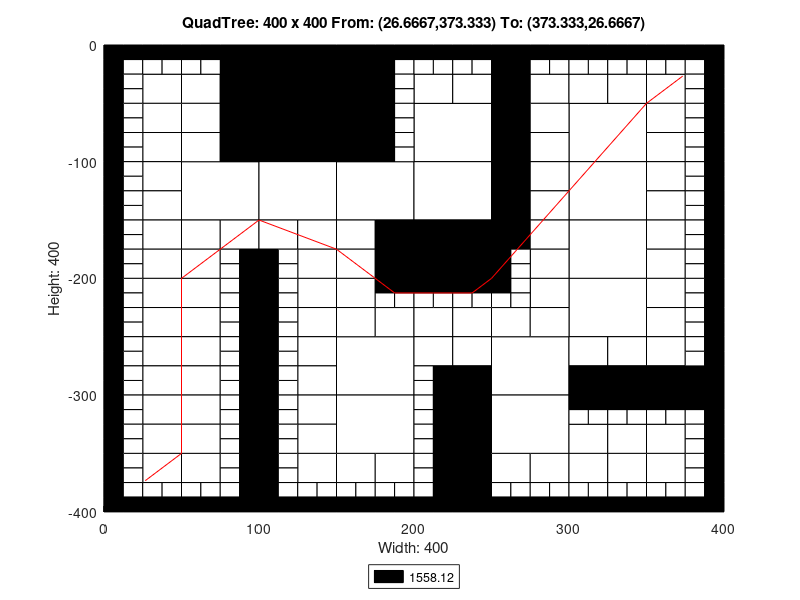

The MATLAB source for this figure:
axis([0 400 -400 0]);
title('QuadTree: 400 x 400 From: (26.6667,373.333) To: (373.333,26.6667)');
xlabel('Width: 400');
ylabel('Height: 400');
rectangle('Position',[100 -50 50 50], 'FaceColor',[0 0 0]);
rectangle('Position',[100 -100 50 50], 'FaceColor',[0 0 0]);
rectangle('Position',[50 -150 50 50], 'FaceColor',[1 1 1]);
rectangle('Position',[100 -150 50 50], 'FaceColor',[1 1 1]);
rectangle('Position',[150 -150 50 50], 'FaceColor',[1 1 1]);
rectangle('Position',[200 -100 50 50], 'FaceColor',[1 1 1]);
rectangle('Position',[300 -100 50 50], 'FaceColor',[1 1 1]);
rectangle('Position',[200 -150 50 50], 'FaceColor',[1 1 1]);
rectangle('Position',[200 -200 50 50], 'FaceColor',[0 0 0]);
rectangle('Position',[300 -150 50 50], 'FaceColor',[1 1 1]);
rectangle('Position',[300 -200 50 50], 'FaceColor',[1 1 1]);
rectangle('Position',[150 -300 50 50], 'FaceColor',[1 1 1]);
rectangle('Position',[150 -350 50 50], 'FaceColor',[1 1 1]);
rectangle('Position',[250 -300 50 50], 'FaceColor',[1 1 1]);
rectangle('Position',[300 -250 50 50], 'FaceColor',[1 1 1]);
rectangle('Position',[250 -350 50 50], 'FaceColor',[1 1 1]);
rectangle('Position',[25 -50 25 25], 'FaceColor',[1 1 1]);
rectangle('Position',[75 -25 25 25], 'FaceColor',[0 0 0]);
rectangle('Position',[50 -50 25 25], 'FaceColor',[1 1 1]);
rectangle('Position',[75 -50 25 25], 'FaceColor',[0 0 0]);
rectangle('Position',[25 -75 25 25], 'FaceColor',[1 1 1]);
rectangle('Position',[25 -100 25 25], 'FaceColor',[1 1 1]);
rectangle('Position',[50 -75 25 25], 'FaceColor',[1 1 1]);
rectangle('Position',[75 -75 25 25], 'FaceColor',[0 0 0]);
rectangle('Position',[50 -100 25 25], 'FaceColor',[1 1 1]);
rectangle('Position',[75 -100 25 25], 'FaceColor',[0 0 0]);
rectangle('Position',[150 -25 25 25], 'FaceColor',[0 0 0]);
rectangle('Position',[150 -50 25 25], 'FaceColor',[0 0 0]);
rectangle('Position',[150 -75 25 25], 'FaceColor',[0 0 0]);
rectangle('Position',[150 -100 25 25], 'FaceColor',[0 0 0]);
rectangle('Position',[25 -125 25 25], 'FaceColor',[1 1 1]);
rectangle('Position',[25 -150 25 25], 'FaceColor',[1 1 1]);
rectangle('Position',[25 -175 25 25], 'FaceColor',[1 1 1]);
rectangle('Position',[25 -200 25 25], 'FaceColor',[1 1 1]);
rectangle('Position',[50 -175 25 25], 'FaceColor',[1 1 1]);
rectangle('Position',[75 -175 25 25], 'FaceColor',[1 1 1]);
rectangle('Position',[50 -200 25 25], 'FaceColor',[1 1 1]);
rectangle('Position',[100 -175 25 25], 'FaceColor',[1 1 1]);
rectangle('Position',[125 -175 25 25], 'FaceColor',[1 1 1]);
rectangle('Position',[125 -200 25 25], 'FaceColor',[1 1 1]);
rectangle('Position',[150 -175 25 25], 'FaceColor',[1 1 1]);
rectangle('Position',[175 -175 25 25], 'FaceColor',[0 0 0]);
rectangle('Position',[150 -200 25 25], 'FaceColor',[1 1 1]);
rectangle('Position',[175 -200 25 25], 'FaceColor',[0 0 0]);
rectangle('Position',[200 -50 25 25], 'FaceColor',[1 1 1]);
rectangle('Position',[225 -50 25 25], 'FaceColor',[1 1 1]);
rectangle('Position',[250 -25 25 25], 'FaceColor',[0 0 0]);
rectangle('Position',[250 -50 25 25], 'FaceColor',[0 0 0]);
rectangle('Position',[275 -50 25 25], 'FaceColor',[1 1 1]);
rectangle('Position',[250 -75 25 25], 'FaceColor',[0 0 0]);
rectangle('Position',[275 -75 25 25], 'FaceColor',[1 1 1]);
rectangle('Position',[250 -100 25 25], 'FaceColor',[0 0 0]);
rectangle('Position',[275 -100 25 25], 'FaceColor',[1 1 1]);
rectangle('Position',[300 -50 25 25], 'FaceColor',[1 1 1]);
rectangle('Position',[325 -50 25 25], 'FaceColor',[1 1 1]);
rectangle('Position',[350 -50 25 25], 'FaceColor',[1 1 1]);
rectangle('Position',[350 -75 25 25], 'FaceColor',[1 1 1]);
rectangle('Position',[350 -100 25 25], 'FaceColor',[1 1 1]);
rectangle('Position',[250 -125 25 25], 'FaceColor',[0 0 0]);
rectangle('Position',[275 -125 25 25], 'FaceColor',[1 1 1]);
rectangle('Position',[250 -150 25 25], 'FaceColor',[0 0 0]);
rectangle('Position',[275 -150 25 25], 'FaceColor',[1 1 1]);
rectangle('Position',[250 -175 25 25], 'FaceColor',[0 0 0]);
rectangle('Position',[275 -175 25 25], 'FaceColor',[1 1 1]);
rectangle('Position',[275 -200 25 25], 'FaceColor',[1 1 1]);
rectangle('Position',[350 -125 25 25], 'FaceColor',[1 1 1]);
rectangle('Position',[350 -150 25 25], 'FaceColor',[1 1 1]);
rectangle('Position',[350 -175 25 25], 'FaceColor',[1 1 1]);
rectangle('Position',[350 -200 25 25], 'FaceColor',[1 1 1]);
rectangle('Position',[25 -225 25 25], 'FaceColor',[1 1 1]);
rectangle('Position',[25 -250 25 25], 'FaceColor',[1 1 1]);
rectangle('Position',[50 -225 25 25], 'FaceColor',[1 1 1]);
rectangle('Position',[50 -250 25 25], 'FaceColor',[1 1 1]);
rectangle('Position',[25 -275 25 25], 'FaceColor',[1 1 1]);
rectangle('Position',[25 -300 25 25], 'FaceColor',[1 1 1]);
rectangle('Position',[50 -275 25 25], 'FaceColor',[1 1 1]);
rectangle('Position',[50 -300 25 25], 'FaceColor',[1 1 1]);
rectangle('Position',[125 -225 25 25], 'FaceColor',[1 1 1]);
rectangle('Position',[125 -250 25 25], 'FaceColor',[1 1 1]);
rectangle('Position',[150 -225 25 25], 'FaceColor',[1 1 1]);
rectangle('Position',[150 -250 25 25], 'FaceColor',[1 1 1]);
rectangle('Position',[175 -250 25 25], 'FaceColor',[1 1 1]);
rectangle('Position',[125 -275 25 25], 'FaceColor',[1 1 1]);
rectangle('Position',[125 -300 25 25], 'FaceColor',[1 1 1]);
rectangle('Position',[25 -325 25 25], 'FaceColor',[1 1 1]);
rectangle('Position',[25 -350 25 25], 'FaceColor',[1 1 1]);
rectangle('Position',[50 -325 25 25], 'FaceColor',[1 1 1]);
rectangle('Position',[50 -350 25 25], 'FaceColor',[1 1 1]);
rectangle('Position',[25 -375 25 25], 'FaceColor',[1 1 1]);
rectangle('Position',[50 -375 25 25], 'FaceColor',[1 1 1]);
rectangle('Position',[125 -325 25 25], 'FaceColor',[1 1 1]);
rectangle('Position',[125 -350 25 25], 'FaceColor',[1 1 1]);
rectangle('Position',[125 -375 25 25], 'FaceColor',[1 1 1]);
rectangle('Position',[150 -375 25 25], 'FaceColor',[1 1 1]);
rectangle('Position',[175 -375 25 25], 'FaceColor',[1 1 1]);
rectangle('Position',[200 -250 25 25], 'FaceColor',[1 1 1]);
rectangle('Position',[225 -250 25 25], 'FaceColor',[1 1 1]);
rectangle('Position',[275 -225 25 25], 'FaceColor',[1 1 1]);
rectangle('Position',[250 -250 25 25], 'FaceColor',[1 1 1]);
rectangle('Position',[275 -250 25 25], 'FaceColor',[1 1 1]);
rectangle('Position',[200 -275 25 25], 'FaceColor',[1 1 1]);
rectangle('Position',[225 -275 25 25], 'FaceColor',[1 1 1]);
rectangle('Position',[225 -300 25 25], 'FaceColor',[0 0 0]);
rectangle('Position',[350 -225 25 25], 'FaceColor',[1 1 1]);
rectangle('Position',[350 -250 25 25], 'FaceColor',[1 1 1]);
rectangle('Position',[300 -275 25 25], 'FaceColor',[1 1 1]);
rectangle('Position',[325 -275 25 25], 'FaceColor',[1 1 1]);
rectangle('Position',[300 -300 25 25], 'FaceColor',[0 0 0]);
rectangle('Position',[325 -300 25 25], 'FaceColor',[0 0 0]);
rectangle('Position',[350 -275 25 25], 'FaceColor',[1 1 1]);
rectangle('Position',[350 -300 25 25], 'FaceColor',[0 0 0]);
rectangle('Position',[375 -300 25 25], 'FaceColor',[0 0 0]);
rectangle('Position',[225 -325 25 25], 'FaceColor',[0 0 0]);
rectangle('Position',[225 -350 25 25], 'FaceColor',[0 0 0]);
rectangle('Position',[225 -375 25 25], 'FaceColor',[0 0 0]);
rectangle('Position',[225 -400 25 25], 'FaceColor',[0 0 0]);
rectangle('Position',[250 -375 25 25], 'FaceColor',[1 1 1]);
rectangle('Position',[275 -375 25 25], 'FaceColor',[1 1 1]);
rectangle('Position',[300 -350 25 25], 'FaceColor',[1 1 1]);
rectangle('Position',[325 -350 25 25], 'FaceColor',[1 1 1]);
rectangle('Position',[350 -350 25 25], 'FaceColor',[1 1 1]);
rectangle('Position',[300 -375 25 25], 'FaceColor',[1 1 1]);
rectangle('Position',[325 -375 25 25], 'FaceColor',[1 1 1]);
rectangle('Position',[350 -375 25 25], 'FaceColor',[1 1 1]);
rectangle('Position',[0 -12.5 12.5 12.5], 'FaceColor',[0 0 0]);
rectangle('Position',[12.5 -12.5 12.5 12.5], 'FaceColor',[0 0 0]);
rectangle('Position',[0 -25 12.5 12.5], 'FaceColor',[0 0 0]);
rectangle('Position',[12.5 -25 12.5 12.5], 'FaceColor',[1 1 1]);
rectangle('Position',[25 -12.5 12.5 12.5], 'FaceColor',[0 0 0]);
rectangle('Position',[37.5 -12.5 12.5 12.5], 'FaceColor',[0 0 0]);
rectangle('Position',[25 -25 12.5 12.5], 'FaceColor',[1 1 1]);
rectangle('Position',[37.5 -25 12.5 12.5], 'FaceColor',[1 1 1]);
rectangle('Position',[0 -37.5 12.5 12.5], 'FaceColor',[0 0 0]);
rectangle('Position',[12.5 -37.5 12.5 12.5], 'FaceColor',[1 1 1]);
rectangle('Position',[0 -50 12.5 12.5], 'FaceColor',[0 0 0]);
rectangle('Position',[12.5 -50 12.5 12.5], 'FaceColor',[1 1 1]);
rectangle('Position',[50 -12.5 12.5 12.5], 'FaceColor',[0 0 0]);
rectangle('Position',[62.5 -12.5 12.5 12.5], 'FaceColor',[0 0 0]);
rectangle('Position',[50 -25 12.5 12.5], 'FaceColor',[1 1 1]);
rectangle('Position',[62.5 -25 12.5 12.5], 'FaceColor',[1 1 1]);
rectangle('Position',[0 -62.5 12.5 12.5], 'FaceColor',[0 0 0]);
rectangle('Position',[12.5 -62.5 12.5 12.5], 'FaceColor',[1 1 1]);
rectangle('Position',[0 -75 12.5 12.5], 'FaceColor',[0 0 0]);
rectangle('Position',[12.5 -75 12.5 12.5], 'FaceColor',[1 1 1]);
rectangle('Position',[0 -87.5 12.5 12.5], 'FaceColor',[0 0 0]);
rectangle('Position',[12.5 -87.5 12.5 12.5], 'FaceColor',[1 1 1]);
rectangle('Position',[0 -100 12.5 12.5], 'FaceColor',[0 0 0]);
rectangle('Position',[12.5 -100 12.5 12.5], 'FaceColor',[1 1 1]);
rectangle('Position',[175 -12.5 12.5 12.5], 'FaceColor',[0 0 0]);
rectangle('Position',[187.5 -12.5 12.5 12.5], 'FaceColor',[0 0 0]);
rectangle('Position',[175 -25 12.5 12.5], 'FaceColor',[0 0 0]);
rectangle('Position',[187.5 -25 12.5 12.5], 'FaceColor',[1 1 1]);
rectangle('Position',[175 -37.5 12.5 12.5], 'FaceColor',[0 0 0]);
rectangle('Position',[187.5 -37.5 12.5 12.5], 'FaceColor',[1 1 1]);
rectangle('Position',[175 -50 12.5 12.5], 'FaceColor',[0 0 0]);
rectangle('Position',[187.5 -50 12.5 12.5], 'FaceColor',[1 1 1]);
rectangle('Position',[175 -62.5 12.5 12.5], 'FaceColor',[0 0 0]);
rectangle('Position',[187.5 -62.5 12.5 12.5], 'FaceColor',[1 1 1]);
rectangle('Position',[175 -75 12.5 12.5], 'FaceColor',[0 0 0]);
rectangle('Position',[187.5 -75 12.5 12.5], 'FaceColor',[1 1 1]);
rectangle('Position',[175 -87.5 12.5 12.5], 'FaceColor',[0 0 0]);
rectangle('Position',[187.5 -87.5 12.5 12.5], 'FaceColor',[1 1 1]);
rectangle('Position',[175 -100 12.5 12.5], 'FaceColor',[0 0 0]);
rectangle('Position',[187.5 -100 12.5 12.5], 'FaceColor',[1 1 1]);
rectangle('Position',[0 -112.5 12.5 12.5], 'FaceColor',[0 0 0]);
rectangle('Position',[12.5 -112.5 12.5 12.5], 'FaceColor',[1 1 1]);
rectangle('Position',[0 -125 12.5 12.5], 'FaceColor',[0 0 0]);
rectangle('Position',[12.5 -125 12.5 12.5], 'FaceColor',[1 1 1]);
rectangle('Position',[0 -137.5 12.5 12.5], 'FaceColor',[0 0 0]);
rectangle('Position',[12.5 -137.5 12.5 12.5], 'FaceColor',[1 1 1]);
rectangle('Position',[0 -150 12.5 12.5], 'FaceColor',[0 0 0]);
rectangle('Position',[12.5 -150 12.5 12.5], 'FaceColor',[1 1 1]);
rectangle('Position',[0 -162.5 12.5 12.5], 'FaceColor',[0 0 0]);
rectangle('Position',[12.5 -162.5 12.5 12.5], 'FaceColor',[1 1 1]);
rectangle('Position',[0 -175 12.5 12.5], 'FaceColor',[0 0 0]);
rectangle('Position',[12.5 -175 12.5 12.5], 'FaceColor',[1 1 1]);
rectangle('Position',[0 -187.5 12.5 12.5], 'FaceColor',[0 0 0]);
rectangle('Position',[12.5 -187.5 12.5 12.5], 'FaceColor',[1 1 1]);
rectangle('Position',[0 -200 12.5 12.5], 'FaceColor',[0 0 0]);
rectangle('Position',[12.5 -200 12.5 12.5], 'FaceColor',[1 1 1]);
rectangle('Position',[75 -187.5 12.5 12.5], 'FaceColor',[1 1 1]);
rectangle('Position',[87.5 -187.5 12.5 12.5], 'FaceColor',[0 0 0]);
rectangle('Position',[75 -200 12.5 12.5], 'FaceColor',[1 1 1]);
rectangle('Position',[87.5 -200 12.5 12.5], 'FaceColor',[0 0 0]);
rectangle('Position',[100 -187.5 12.5 12.5], 'FaceColor',[0 0 0]);
rectangle('Position',[112.5 -187.5 12.5 12.5], 'FaceColor',[1 1 1]);
rectangle('Position',[100 -200 12.5 12.5], 'FaceColor',[0 0 0]);
rectangle('Position',[112.5 -200 12.5 12.5], 'FaceColor',[1 1 1]);
rectangle('Position',[200 -12.5 12.5 12.5], 'FaceColor',[0 0 0]);
rectangle('Position',[212.5 -12.5 12.5 12.5], 'FaceColor',[0 0 0]);
rectangle('Position',[200 -25 12.5 12.5], 'FaceColor',[1 1 1]);
rectangle('Position',[212.5 -25 12.5 12.5], 'FaceColor',[1 1 1]);
rectangle('Position',[225 -12.5 12.5 12.5], 'FaceColor',[0 0 0]);
rectangle('Position',[237.5 -12.5 12.5 12.5], 'FaceColor',[0 0 0]);
rectangle('Position',[225 -25 12.5 12.5], 'FaceColor',[1 1 1]);
rectangle('Position',[237.5 -25 12.5 12.5], 'FaceColor',[1 1 1]);
rectangle('Position',[275 -12.5 12.5 12.5], 'FaceColor',[0 0 0]);
rectangle('Position',[287.5 -12.5 12.5 12.5], 'FaceColor',[0 0 0]);
rectangle('Position',[275 -25 12.5 12.5], 'FaceColor',[1 1 1]);
rectangle('Position',[287.5 -25 12.5 12.5], 'FaceColor',[1 1 1]);
rectangle('Position',[300 -12.5 12.5 12.5], 'FaceColor',[0 0 0]);
rectangle('Position',[312.5 -12.5 12.5 12.5], 'FaceColor',[0 0 0]);
rectangle('Position',[300 -25 12.5 12.5], 'FaceColor',[1 1 1]);
rectangle('Position',[312.5 -25 12.5 12.5], 'FaceColor',[1 1 1]);
rectangle('Position',[325 -12.5 12.5 12.5], 'FaceColor',[0 0 0]);
rectangle('Position',[337.5 -12.5 12.5 12.5], 'FaceColor',[0 0 0]);
rectangle('Position',[325 -25 12.5 12.5], 'FaceColor',[1 1 1]);
rectangle('Position',[337.5 -25 12.5 12.5], 'FaceColor',[1 1 1]);
rectangle('Position',[350 -12.5 12.5 12.5], 'FaceColor',[0 0 0]);
rectangle('Position',[362.5 -12.5 12.5 12.5], 'FaceColor',[0 0 0]);
rectangle('Position',[350 -25 12.5 12.5], 'FaceColor',[1 1 1]);
rectangle('Position',[362.5 -25 12.5 12.5], 'FaceColor',[1 1 1]);
rectangle('Position',[375 -12.5 12.5 12.5], 'FaceColor',[0 0 0]);
rectangle('Position',[387.5 -12.5 12.5 12.5], 'FaceColor',[0 0 0]);
rectangle('Position',[375 -25 12.5 12.5], 'FaceColor',[1 1 1]);
rectangle('Position',[387.5 -25 12.5 12.5], 'FaceColor',[0 0 0]);
rectangle('Position',[375 -37.5 12.5 12.5], 'FaceColor',[1 1 1]);
rectangle('Position',[387.5 -37.5 12.5 12.5], 'FaceColor',[0 0 0]);
rectangle('Position',[375 -50 12.5 12.5], 'FaceColor',[1 1 1]);
rectangle('Position',[387.5 -50 12.5 12.5], 'FaceColor',[0 0 0]);
rectangle('Position',[375 -62.5 12.5 12.5], 'FaceColor',[1 1 1]);
rectangle('Position',[387.5 -62.5 12.5 12.5], 'FaceColor',[0 0 0]);
rectangle('Position',[375 -75 12.5 12.5], 'FaceColor',[1 1 1]);
rectangle('Position',[387.5 -75 12.5 12.5], 'FaceColor',[0 0 0]);
rectangle('Position',[375 -87.5 12.5 12.5], 'FaceColor',[1 1 1]);
rectangle('Position',[387.5 -87.5 12.5 12.5], 'FaceColor',[0 0 0]);
rectangle('Position',[375 -100 12.5 12.5], 'FaceColor',[1 1 1]);
rectangle('Position',[387.5 -100 12.5 12.5], 'FaceColor',[0 0 0]);
rectangle('Position',[250 -187.5 12.5 12.5], 'FaceColor',[0 0 0]);
rectangle('Position',[262.5 -187.5 12.5 12.5], 'FaceColor',[1 1 1]);
rectangle('Position',[250 -200 12.5 12.5], 'FaceColor',[0 0 0]);
rectangle('Position',[262.5 -200 12.5 12.5], 'FaceColor',[1 1 1]);
rectangle('Position',[375 -112.5 12.5 12.5], 'FaceColor',[1 1 1]);
rectangle('Position',[387.5 -112.5 12.5 12.5], 'FaceColor',[0 0 0]);
rectangle('Position',[375 -125 12.5 12.5], 'FaceColor',[1 1 1]);
rectangle('Position',[387.5 -125 12.5 12.5], 'FaceColor',[0 0 0]);
rectangle('Position',[375 -137.5 12.5 12.5], 'FaceColor',[1 1 1]);
rectangle('Position',[387.5 -137.5 12.5 12.5], 'FaceColor',[0 0 0]);
rectangle('Position',[375 -150 12.5 12.5], 'FaceColor',[1 1 1]);
rectangle('Position',[387.5 -150 12.5 12.5], 'FaceColor',[0 0 0]);
rectangle('Position',[375 -162.5 12.5 12.5], 'FaceColor',[1 1 1]);
rectangle('Position',[387.5 -162.5 12.5 12.5], 'FaceColor',[0 0 0]);
rectangle('Position',[375 -175 12.5 12.5], 'FaceColor',[1 1 1]);
rectangle('Position',[387.5 -175 12.5 12.5], 'FaceColor',[0 0 0]);
rectangle('Position',[375 -187.5 12.5 12.5], 'FaceColor',[1 1 1]);
rectangle('Position',[387.5 -187.5 12.5 12.5], 'FaceColor',[0 0 0]);
rectangle('Position',[375 -200 12.5 12.5], 'FaceColor',[1 1 1]);
rectangle('Position',[387.5 -200 12.5 12.5], 'FaceColor',[0 0 0]);
rectangle('Position',[0 -212.5 12.5 12.5], 'FaceColor',[0 0 0]);
rectangle('Position',[12.5 -212.5 12.5 12.5], 'FaceColor',[1 1 1]);
rectangle('Position',[0 -225 12.5 12.5], 'FaceColor',[0 0 0]);
rectangle('Position',[12.5 -225 12.5 12.5], 'FaceColor',[1 1 1]);
rectangle('Position',[0 -237.5 12.5 12.5], 'FaceColor',[0 0 0]);
rectangle('Position',[12.5 -237.5 12.5 12.5], 'FaceColor',[1 1 1]);
rectangle('Position',[0 -250 12.5 12.5], 'FaceColor',[0 0 0]);
rectangle('Position',[12.5 -250 12.5 12.5], 'FaceColor',[1 1 1]);
rectangle('Position',[75 -212.5 12.5 12.5], 'FaceColor',[1 1 1]);
rectangle('Position',[87.5 -212.5 12.5 12.5], 'FaceColor',[0 0 0]);
rectangle('Position',[75 -225 12.5 12.5], 'FaceColor',[1 1 1]);
rectangle('Position',[87.5 -225 12.5 12.5], 'FaceColor',[0 0 0]);
rectangle('Position',[75 -237.5 12.5 12.5], 'FaceColor',[1 1 1]);
rectangle('Position',[87.5 -237.5 12.5 12.5], 'FaceColor',[0 0 0]);
rectangle('Position',[75 -250 12.5 12.5], 'FaceColor',[1 1 1]);
rectangle('Position',[87.5 -250 12.5 12.5], 'FaceColor',[0 0 0]);
rectangle('Position',[0 -262.5 12.5 12.5], 'FaceColor',[0 0 0]);
rectangle('Position',[12.5 -262.5 12.5 12.5], 'FaceColor',[1 1 1]);
rectangle('Position',[0 -275 12.5 12.5], 'FaceColor',[0 0 0]);
rectangle('Position',[12.5 -275 12.5 12.5], 'FaceColor',[1 1 1]);
rectangle('Position',[0 -287.5 12.5 12.5], 'FaceColor',[0 0 0]);
rectangle('Position',[12.5 -287.5 12.5 12.5], 'FaceColor',[1 1 1]);
rectangle('Position',[0 -300 12.5 12.5], 'FaceColor',[0 0 0]);
rectangle('Position',[12.5 -300 12.5 12.5], 'FaceColor',[1 1 1]);
rectangle('Position',[75 -262.5 12.5 12.5], 'FaceColor',[1 1 1]);
rectangle('Position',[87.5 -262.5 12.5 12.5], 'FaceColor',[0 0 0]);
rectangle('Position',[75 -275 12.5 12.5], 'FaceColor',[1 1 1]);
rectangle('Position',[87.5 -275 12.5 12.5], 'FaceColor',[0 0 0]);
rectangle('Position',[75 -287.5 12.5 12.5], 'FaceColor',[1 1 1]);
rectangle('Position',[87.5 -287.5 12.5 12.5], 'FaceColor',[0 0 0]);
rectangle('Position',[75 -300 12.5 12.5], 'FaceColor',[1 1 1]);
rectangle('Position',[87.5 -300 12.5 12.5], 'FaceColor',[0 0 0]);
rectangle('Position',[100 -212.5 12.5 12.5], 'FaceColor',[0 0 0]);
rectangle('Position',[112.5 -212.5 12.5 12.5], 'FaceColor',[1 1 1]);
rectangle('Position',[100 -225 12.5 12.5], 'FaceColor',[0 0 0]);
rectangle('Position',[112.5 -225 12.5 12.5], 'FaceColor',[1 1 1]);
rectangle('Position',[100 -237.5 12.5 12.5], 'FaceColor',[0 0 0]);
rectangle('Position',[112.5 -237.5 12.5 12.5], 'FaceColor',[1 1 1]);
rectangle('Position',[100 -250 12.5 12.5], 'FaceColor',[0 0 0]);
rectangle('Position',[112.5 -250 12.5 12.5], 'FaceColor',[1 1 1]);
rectangle('Position',[175 -212.5 12.5 12.5], 'FaceColor',[0 0 0]);
rectangle('Position',[187.5 -212.5 12.5 12.5], 'FaceColor',[0 0 0]);
rectangle('Position',[175 -225 12.5 12.5], 'FaceColor',[1 1 1]);
rectangle('Position',[187.5 -225 12.5 12.5], 'FaceColor',[1 1 1]);
rectangle('Position',[100 -262.5 12.5 12.5], 'FaceColor',[0 0 0]);
rectangle('Position',[112.5 -262.5 12.5 12.5], 'FaceColor',[1 1 1]);
rectangle('Position',[100 -275 12.5 12.5], 'FaceColor',[0 0 0]);
rectangle('Position',[112.5 -275 12.5 12.5], 'FaceColor',[1 1 1]);
rectangle('Position',[100 -287.5 12.5 12.5], 'FaceColor',[0 0 0]);
rectangle('Position',[112.5 -287.5 12.5 12.5], 'FaceColor',[1 1 1]);
rectangle('Position',[100 -300 12.5 12.5], 'FaceColor',[0 0 0]);
rectangle('Position',[112.5 -300 12.5 12.5], 'FaceColor',[1 1 1]);
rectangle('Position',[0 -312.5 12.5 12.5], 'FaceColor',[0 0 0]);
rectangle('Position',[12.5 -312.5 12.5 12.5], 'FaceColor',[1 1 1]);
rectangle('Position',[0 -325 12.5 12.5], 'FaceColor',[0 0 0]);
rectangle('Position',[12.5 -325 12.5 12.5], 'FaceColor',[1 1 1]);
rectangle('Position',[0 -337.5 12.5 12.5], 'FaceColor',[0 0 0]);
rectangle('Position',[12.5 -337.5 12.5 12.5], 'FaceColor',[1 1 1]);
rectangle('Position',[0 -350 12.5 12.5], 'FaceColor',[0 0 0]);
rectangle('Position',[12.5 -350 12.5 12.5], 'FaceColor',[1 1 1]);
rectangle('Position',[75 -312.5 12.5 12.5], 'FaceColor',[1 1 1]);
rectangle('Position',[87.5 -312.5 12.5 12.5], 'FaceColor',[0 0 0]);
rectangle('Position',[75 -325 12.5 12.5], 'FaceColor',[1 1 1]);
rectangle('Position',[87.5 -325 12.5 12.5], 'FaceColor',[0 0 0]);
rectangle('Position',[75 -337.5 12.5 12.5], 'FaceColor',[1 1 1]);
rectangle('Position',[87.5 -337.5 12.5 12.5], 'FaceColor',[0 0 0]);
rectangle('Position',[75 -350 12.5 12.5], 'FaceColor',[1 1 1]);
rectangle('Position',[87.5 -350 12.5 12.5], 'FaceColor',[0 0 0]);
rectangle('Position',[0 -362.5 12.5 12.5], 'FaceColor',[0 0 0]);
rectangle('Position',[12.5 -362.5 12.5 12.5], 'FaceColor',[1 1 1]);
rectangle('Position',[0 -375 12.5 12.5], 'FaceColor',[0 0 0]);
rectangle('Position',[12.5 -375 12.5 12.5], 'FaceColor',[1 1 1]);
rectangle('Position',[0 -387.5 12.5 12.5], 'FaceColor',[0 0 0]);
rectangle('Position',[12.5 -387.5 12.5 12.5], 'FaceColor',[1 1 1]);
rectangle('Position',[0 -400 12.5 12.5], 'FaceColor',[0 0 0]);
rectangle('Position',[12.5 -400 12.5 12.5], 'FaceColor',[0 0 0]);
rectangle('Position',[25 -387.5 12.5 12.5], 'FaceColor',[1 1 1]);
rectangle('Position',[37.5 -387.5 12.5 12.5], 'FaceColor',[1 1 1]);
rectangle('Position',[25 -400 12.5 12.5], 'FaceColor',[0 0 0]);
rectangle('Position',[37.5 -400 12.5 12.5], 'FaceColor',[0 0 0]);
rectangle('Position',[75 -362.5 12.5 12.5], 'FaceColor',[1 1 1]);
rectangle('Position',[87.5 -362.5 12.5 12.5], 'FaceColor',[0 0 0]);
rectangle('Position',[75 -375 12.5 12.5], 'FaceColor',[1 1 1]);
rectangle('Position',[87.5 -375 12.5 12.5], 'FaceColor',[0 0 0]);
rectangle('Position',[50 -387.5 12.5 12.5], 'FaceColor',[1 1 1]);
rectangle('Position',[62.5 -387.5 12.5 12.5], 'FaceColor',[1 1 1]);
rectangle('Position',[50 -400 12.5 12.5], 'FaceColor',[0 0 0]);
rectangle('Position',[62.5 -400 12.5 12.5], 'FaceColor',[0 0 0]);
rectangle('Position',[75 -387.5 12.5 12.5], 'FaceColor',[1 1 1]);
rectangle('Position',[87.5 -387.5 12.5 12.5], 'FaceColor',[0 0 0]);
rectangle('Position',[75 -400 12.5 12.5], 'FaceColor',[0 0 0]);
rectangle('Position',[87.5 -400 12.5 12.5], 'FaceColor',[0 0 0]);
rectangle('Position',[100 -312.5 12.5 12.5], 'FaceColor',[0 0 0]);
rectangle('Position',[112.5 -312.5 12.5 12.5], 'FaceColor',[1 1 1]);
rectangle('Position',[100 -325 12.5 12.5], 'FaceColor',[0 0 0]);
rectangle('Position',[112.5 -325 12.5 12.5], 'FaceColor',[1 1 1]);
rectangle('Position',[100 -337.5 12.5 12.5], 'FaceColor',[0 0 0]);
rectangle('Position',[112.5 -337.5 12.5 12.5], 'FaceColor',[1 1 1]);
rectangle('Position',[100 -350 12.5 12.5], 'FaceColor',[0 0 0]);
rectangle('Position',[112.5 -350 12.5 12.5], 'FaceColor',[1 1 1]);
rectangle('Position',[100 -362.5 12.5 12.5], 'FaceColor',[0 0 0]);
rectangle('Position',[112.5 -362.5 12.5 12.5], 'FaceColor',[1 1 1]);
rectangle('Position',[100 -375 12.5 12.5], 'FaceColor',[0 0 0]);
rectangle('Position',[112.5 -375 12.5 12.5], 'FaceColor',[1 1 1]);
rectangle('Position',[100 -387.5 12.5 12.5], 'FaceColor',[0 0 0]);
rectangle('Position',[112.5 -387.5 12.5 12.5], 'FaceColor',[1 1 1]);
rectangle('Position',[100 -400 12.5 12.5], 'FaceColor',[0 0 0]);
rectangle('Position',[112.5 -400 12.5 12.5], 'FaceColor',[0 0 0]);
rectangle('Position',[125 -387.5 12.5 12.5], 'FaceColor',[1 1 1]);
rectangle('Position',[137.5 -387.5 12.5 12.5], 'FaceColor',[1 1 1]);
rectangle('Position',[125 -400 12.5 12.5], 'FaceColor',[0 0 0]);
rectangle('Position',[137.5 -400 12.5 12.5], 'FaceColor',[0 0 0]);
rectangle('Position',[150 -387.5 12.5 12.5], 'FaceColor',[1 1 1]);
rectangle('Position',[162.5 -387.5 12.5 12.5], 'FaceColor',[1 1 1]);
rectangle('Position',[150 -400 12.5 12.5], 'FaceColor',[0 0 0]);
rectangle('Position',[162.5 -400 12.5 12.5], 'FaceColor',[0 0 0]);
rectangle('Position',[175 -387.5 12.5 12.5], 'FaceColor',[1 1 1]);
rectangle('Position',[187.5 -387.5 12.5 12.5], 'FaceColor',[1 1 1]);
rectangle('Position',[175 -400 12.5 12.5], 'FaceColor',[0 0 0]);
rectangle('Position',[187.5 -400 12.5 12.5], 'FaceColor',[0 0 0]);
rectangle('Position',[200 -212.5 12.5 12.5], 'FaceColor',[0 0 0]);
rectangle('Position',[212.5 -212.5 12.5 12.5], 'FaceColor',[0 0 0]);
rectangle('Position',[200 -225 12.5 12.5], 'FaceColor',[1 1 1]);
rectangle('Position',[212.5 -225 12.5 12.5], 'FaceColor',[1 1 1]);
rectangle('Position',[225 -212.5 12.5 12.5], 'FaceColor',[0 0 0]);
rectangle('Position',[237.5 -212.5 12.5 12.5], 'FaceColor',[0 0 0]);
rectangle('Position',[225 -225 12.5 12.5], 'FaceColor',[1 1 1]);
rectangle('Position',[237.5 -225 12.5 12.5], 'FaceColor',[1 1 1]);
rectangle('Position',[250 -212.5 12.5 12.5], 'FaceColor',[0 0 0]);
rectangle('Position',[262.5 -212.5 12.5 12.5], 'FaceColor',[1 1 1]);
rectangle('Position',[250 -225 12.5 12.5], 'FaceColor',[1 1 1]);
rectangle('Position',[262.5 -225 12.5 12.5], 'FaceColor',[1 1 1]);
rectangle('Position',[200 -287.5 12.5 12.5], 'FaceColor',[1 1 1]);
rectangle('Position',[212.5 -287.5 12.5 12.5], 'FaceColor',[0 0 0]);
rectangle('Position',[200 -300 12.5 12.5], 'FaceColor',[1 1 1]);
rectangle('Position',[212.5 -300 12.5 12.5], 'FaceColor',[0 0 0]);
rectangle('Position',[375 -212.5 12.5 12.5], 'FaceColor',[1 1 1]);
rectangle('Position',[387.5 -212.5 12.5 12.5], 'FaceColor',[0 0 0]);
rectangle('Position',[375 -225 12.5 12.5], 'FaceColor',[1 1 1]);
rectangle('Position',[387.5 -225 12.5 12.5], 'FaceColor',[0 0 0]);
rectangle('Position',[375 -237.5 12.5 12.5], 'FaceColor',[1 1 1]);
rectangle('Position',[387.5 -237.5 12.5 12.5], 'FaceColor',[0 0 0]);
rectangle('Position',[375 -250 12.5 12.5], 'FaceColor',[1 1 1]);
rectangle('Position',[387.5 -250 12.5 12.5], 'FaceColor',[0 0 0]);
rectangle('Position',[375 -262.5 12.5 12.5], 'FaceColor',[1 1 1]);
rectangle('Position',[387.5 -262.5 12.5 12.5], 'FaceColor',[0 0 0]);
rectangle('Position',[375 -275 12.5 12.5], 'FaceColor',[1 1 1]);
rectangle('Position',[387.5 -275 12.5 12.5], 'FaceColor',[0 0 0]);
rectangle('Position',[200 -312.5 12.5 12.5], 'FaceColor',[1 1 1]);
rectangle('Position',[212.5 -312.5 12.5 12.5], 'FaceColor',[0 0 0]);
rectangle('Position',[200 -325 12.5 12.5], 'FaceColor',[1 1 1]);
rectangle('Position',[212.5 -325 12.5 12.5], 'FaceColor',[0 0 0]);
rectangle('Position',[200 -337.5 12.5 12.5], 'FaceColor',[1 1 1]);
rectangle('Position',[212.5 -337.5 12.5 12.5], 'FaceColor',[0 0 0]);
rectangle('Position',[200 -350 12.5 12.5], 'FaceColor',[1 1 1]);
rectangle('Position',[212.5 -350 12.5 12.5], 'FaceColor',[0 0 0]);
rectangle('Position',[200 -362.5 12.5 12.5], 'FaceColor',[1 1 1]);
rectangle('Position',[212.5 -362.5 12.5 12.5], 'FaceColor',[0 0 0]);
rectangle('Position',[200 -375 12.5 12.5], 'FaceColor',[1 1 1]);
rectangle('Position',[212.5 -375 12.5 12.5], 'FaceColor',[0 0 0]);
rectangle('Position',[200 -387.5 12.5 12.5], 'FaceColor',[1 1 1]);
rectangle('Position',[212.5 -387.5 12.5 12.5], 'FaceColor',[0 0 0]);
rectangle('Position',[200 -400 12.5 12.5], 'FaceColor',[0 0 0]);
rectangle('Position',[212.5 -400 12.5 12.5], 'FaceColor',[0 0 0]);
rectangle('Position',[250 -387.5 12.5 12.5], 'FaceColor',[1 1 1]);
rectangle('Position',[262.5 -387.5 12.5 12.5], 'FaceColor',[1 1 1]);
rectangle('Position',[250 -400 12.5 12.5], 'FaceColor',[0 0 0]);
rectangle('Position',[262.5 -400 12.5 12.5], 'FaceColor',[0 0 0]);
rectangle('Position',[275 -387.5 12.5 12.5], 'FaceColor',[1 1 1]);
rectangle('Position',[287.5 -387.5 12.5 12.5], 'FaceColor',[1 1 1]);
rectangle('Position',[275 -400 12.5 12.5], 'FaceColor',[0 0 0]);
rectangle('Position',[287.5 -400 12.5 12.5], 'FaceColor',[0 0 0]);
rectangle('Position',[300 -312.5 12.5 12.5], 'FaceColor',[0 0 0]);
rectangle('Position',[312.5 -312.5 12.5 12.5], 'FaceColor',[0 0 0]);
rectangle('Position',[300 -325 12.5 12.5], 'FaceColor',[1 1 1]);
rectangle('Position',[312.5 -325 12.5 12.5], 'FaceColor',[1 1 1]);
rectangle('Position',[325 -312.5 12.5 12.5], 'FaceColor',[0 0 0]);
rectangle('Position',[337.5 -312.5 12.5 12.5], 'FaceColor',[0 0 0]);
rectangle('Position',[325 -325 12.5 12.5], 'FaceColor',[1 1 1]);
rectangle('Position',[337.5 -325 12.5 12.5], 'FaceColor',[1 1 1]);
rectangle('Position',[350 -312.5 12.5 12.5], 'FaceColor',[0 0 0]);
rectangle('Position',[362.5 -312.5 12.5 12.5], 'FaceColor',[0 0 0]);
rectangle('Position',[350 -325 12.5 12.5], 'FaceColor',[1 1 1]);
rectangle('Position',[362.5 -325 12.5 12.5], 'FaceColor',[1 1 1]);
rectangle('Position',[375 -312.5 12.5 12.5], 'FaceColor',[0 0 0]);
rectangle('Position',[387.5 -312.5 12.5 12.5], 'FaceColor',[0 0 0]);
rectangle('Position',[375 -325 12.5 12.5], 'FaceColor',[1 1 1]);
rectangle('Position',[387.5 -325 12.5 12.5], 'FaceColor',[0 0 0]);
rectangle('Position',[375 -337.5 12.5 12.5], 'FaceColor',[1 1 1]);
rectangle('Position',[387.5 -337.5 12.5 12.5], 'FaceColor',[0 0 0]);
rectangle('Position',[375 -350 12.5 12.5], 'FaceColor',[1 1 1]);
rectangle('Position',[387.5 -350 12.5 12.5], 'FaceColor',[0 0 0]);
rectangle('Position',[300 -387.5 12.5 12.5], 'FaceColor',[1 1 1]);
rectangle('Position',[312.5 -387.5 12.5 12.5], 'FaceColor',[1 1 1]);
rectangle('Position',[300 -400 12.5 12.5], 'FaceColor',[0 0 0]);
rectangle('Position',[312.5 -400 12.5 12.5], 'FaceColor',[0 0 0]);
rectangle('Position',[325 -387.5 12.5 12.5], 'FaceColor',[1 1 1]);
rectangle('Position',[337.5 -387.5 12.5 12.5], 'FaceColor',[1 1 1]);
rectangle('Position',[325 -400 12.5 12.5], 'FaceColor',[0 0 0]);
rectangle('Position',[337.5 -400 12.5 12.5], 'FaceColor',[0 0 0]);
rectangle('Position',[375 -362.5 12.5 12.5], 'FaceColor',[1 1 1]);
rectangle('Position',[387.5 -362.5 12.5 12.5], 'FaceColor',[0 0 0]);
rectangle('Position',[375 -375 12.5 12.5], 'FaceColor',[1 1 1]);
rectangle('Position',[387.5 -375 12.5 12.5], 'FaceColor',[0 0 0]);
rectangle('Position',[350 -387.5 12.5 12.5], 'FaceColor',[1 1 1]);
rectangle('Position',[362.5 -387.5 12.5 12.5], 'FaceColor',[1 1 1]);
rectangle('Position',[350 -400 12.5 12.5], 'FaceColor',[0 0 0]);
rectangle('Position',[362.5 -400 12.5 12.5], 'FaceColor',[0 0 0]);
rectangle('Position',[375 -387.5 12.5 12.5], 'FaceColor',[1 1 1]);
rectangle('Position',[387.5 -387.5 12.5 12.5], 'FaceColor',[0 0 0]);
rectangle('Position',[375 -400 12.5 12.5], 'FaceColor',[0 0 0]);
rectangle('Position',[387.5 -400 12.5 12.5], 'FaceColor',[0 0 0]);
X=[373.333,373.333,350,300,300,250,250,250,237.5,225,212.5,200,187.5,187.5,187.5,175,150,100,100,75,75,50,50,50,50,50,50,50,26.6667];
Y=[-26.6667,-26.6667,-50,-125,-125,-200,-200,-200,-212.5,-212.5,-212.5,-212.5,-212.5,-212.5,-212.5,-200,-175,-150,-150,-175,-175,-200,-250,-250,-300,-300,-350,-350,-373.333];
hold on;
plot(X,Y,'r');
legend('1558.12','Location','southoutside');
